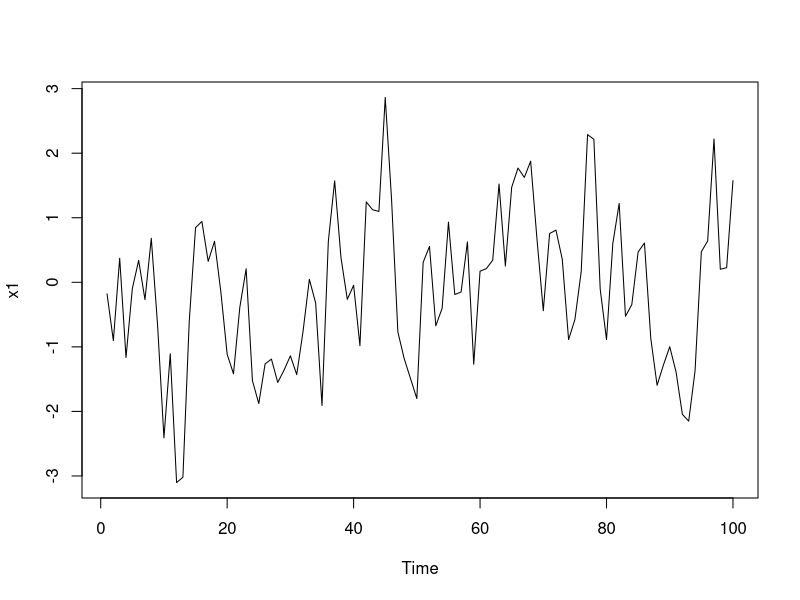

Write the R code that produced this figure. (Note: this script raises an error after producing the figure.)

library(tidyverse)
library(lmtest)
#1) Simulate a 100-observation autocorrelated timeseries with `arima.sim`, with a first order autoregressive coefficient of 0.5. Also make a time vector of `1:100`


x1 <- arima.sim(list(order = c(1,0,0), ar = 0.5), n = 100)

#2) Plot the data. 

plot(x1)

#3) Regress the timeseries against time with an OLS model. Does the model appear to be statistically significant?

lm_1<- lm(x1~time(x1))

anova(lm_1) 
#4) Plot the model diagnostics, including an `acf` and `pacf` of the residuals.
par(mfrow=c(3))
plot(lm_1)
acf(resid(lm_1))

pacf(resid(lm_1))

#5) Use the Durbin-Watson test to test the residuals for autocorrelation.

dwtest(lm_1)

#6) Fit a gls with an appropriate correlation structure. Is this a better model? How have the p-value and effect size changed?
x1_gls <- gls(x1~time(x1), corr=corAR1())
summary(x1_gls)
##not sure if the p value got any better. seems like it got worse 
#7) Repeat the above 1000 times and find how autocorrelation affects the distribution of the p-value and the effect size.
x2 <- arima.sim(list(order = c(1,0,0), ar = 0.5), n = 1000)
plot(x2)
lm_2<- lm(x2~time(x2))
summary(lm_2)

x2_gls <- gls(x2~time(x2), corr=corAR1())
summary(x2_gls)
## Real data#####

#1) The built-in dataset LakeHuron has annual lake level data from 1885 to 1972
#Load the data with the command data(LakeHuron)

data(LakeHuron)
table(LakeHuron)

LakeHuron_dt <- LakeHuron

plot(LakeHuron_dt)

#2) Plot the data.
plot(LakeHuron_dt)

#3) Regress the LakeHuron lake level against year using a linear model. Is there a significant trend?
lm_df <- lm(LakeHuron~time(LakeHuron))
summary(lm_df) 
# p value < 0.05, seems legit. 

#4) Plot the autocorrelation and partial autocorrelation functions for the residuals from this regression. Interpret them.
acf(resid(lm_df))
#5) Fit an autoregressive models to the residuals. Compare the results with your interpretation of the PACF plot.
pacf(resid(lm_df))

#6) Fit a gls model using a corAR1 correlation structure. Test if the correlation structure is necessary. Is the trend significant? 
year <- time(LakeHuron_dt)
fit_gls <- gls(LakeHuron_dt~year)
summary(fit_gls)

fit2_gls<-gls(LakeHuron_dt~year, corr=corAR1())
summary(fit2_gls)

anova(fit_gls,fit2_gls) #looks like the structure is nessesary? W ith the p-value.

#7) Fit a gls model using a corARMA correlation structure with two AR terms. Is this model an improvement?


fit3_gls<-gls(LakeHuron_dt~year, corr=corARMA(p=1, q=1))
summary(fit3_gls)

anova(fit_gls,fit2_gls,fit3_gls)
  